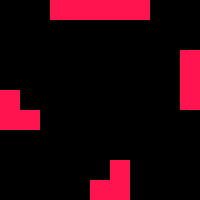
Frame 1 (no input)
Frame 60 (the mouse pressed at the canvas centre just before this capture): identical to frame 1, image omitted
Frame 120 (the mouse held since frame 60 and released just before this capture): identical to frame 1, image omitted

The Processing sketch that drew this single still picture (run headless with seeded random() and noise(); from frame 60 on, the mouse is pressed at the canvas centre):

// Processing sketch: processing_1813
// ── processing_1813.pde

int topR = 0;
int topG = 0; 
int topB = 0;
int leftR = 0;
int leftG = 0; 
int leftB = 0;
int rightR = 0;
int rightG = 0; 
int rightB = 0;
int bottomR = 0; 
int bottomG = 0; 
int bottomB = 0;
int exlR = 255; 
int exlG = 20; 
int exlB = 80;
int exrR = 255;
int exrG = 20; 
int exrB = 80;
int exbR = 255;
int exbG = 20; 
int exbB = 80;
int extR = 255;
int extG = 20; 
int extB = 80;

void setup() {
  size(200,200);
}

void draw() {
  background(0);
  noStroke();
  display();
 }


void display() {
  fill(exlR,exlG,exlB); 
  rect(0,height/4+40,20,40);
  rect(20,height/4+60,20,20);
  fill(exrR,exrG,exrB);
  rect(width-20,height/4,20,60);
  fill(exbR,exbG,exbB);
  rect(width/4+40,height-20,40,40);
  rect(width/4+60,height-40,20,20);
  fill(extR,extG,extB);
  rect(width/4,0,100,20);
  fill(topR,topG,topB);
  rect(width/4,height/4-20,40,20);
  rect(width/4+60,height/4-20,40,20);
  rect(width/4+40,height/4,20,20);
  fill(leftR,leftG,leftB);
  rect(width/4,height/4+40,20,20);
  rect(width/4-20,height/4,20,40);
  fill(rightR,rightG,rightB); 
  rect(width/4+80,height/4+40,20,20);
  rect(width/4+100,height/4,20,40);
  fill(bottomR,bottomG,bottomB);
  rect(width/4+20,height/4+60,20,20);
  rect(width/4+60,height/4+60,20,20);
  rect(width/4+40,height/4+80,20,20);
}

void keyPressed() {
  if (key == CODED) {
    if (keyCode == DOWN) {
       topR = 255;
       topG = 20; 
       topB = 80;
       extR = 0; 
       extG = 0; 
       extB = 0; 
    } else if (keyCode == UP) {
       bottomR = 255;
       bottomG = 20; 
       bottomB = 80;
       exbR = 0; 
       exbG = 0; 
       exbB = 0;
    } 
    else if (keyCode == LEFT) {
       rightR = 255;
       rightG = 20; 
       rightB = 80;
       exrR = 0; 
       exrG = 0; 
       exrB = 0; 
    } 
    else if (keyCode == RIGHT) {
       leftR = 255;
       leftG = 20; 
       leftB = 80; 
       exlR = 0; 
       exlG = 0; 
       exlB = 0;  
  }
}
}
